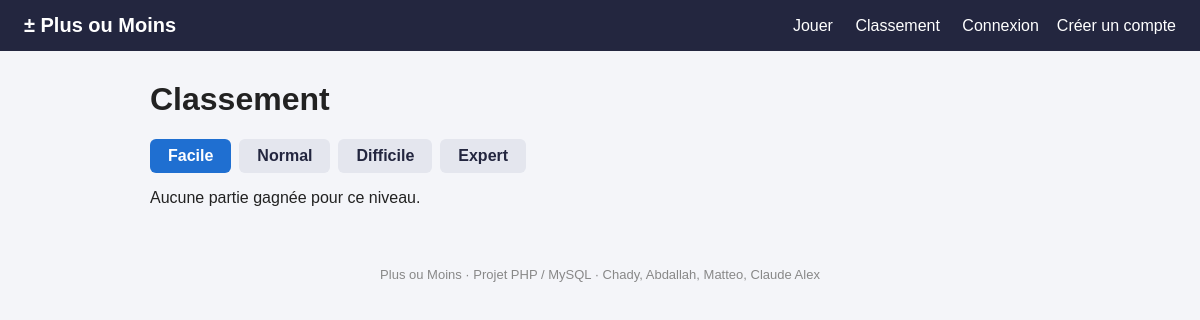
Page /classement.php on the committed database.
### tables this page shows
CREATE TABLE niveau (
    id_niveau INT NOT NULL AUTO_INCREMENT,
    nom VARCHAR(50) NOT NULL,
    nombre_min INT NOT NULL,              
    nombre_max INT NOT NULL,              
    essais_max INT NOT NULL,              
    PRIMARY KEY (id_niveau)
);

### classement.php (the view, shortened to what this page needs)
<?php
require_once 'config.php';
$requete = $dbh->prepare('SELECT * FROM niveau ORDER BY id_niveau');
$requete->execute();
$niveaux = $requete->fetchAll(PDO::FETCH_ASSOC);
$niveau_choisi = $niveaux[0];
$requete = $dbh->prepare("SELECT joueur.pseudo, partie.essais_utilises,
                                 TIMESTAMPDIFF(SECOND, partie.date_debut, partie.date_fin) AS duree,
                                 DATE_FORMAT(partie.date_fin, '%d/%m/%Y') AS date_partie
                          FROM partie
                          JOIN joueur ON partie.id_joueur = joueur.id_joueur
                          WHERE partie.id_niveau = ? AND partie.gagnee = 1
                          ORDER BY partie.essais_utilises ASC, duree ASC
                          LIMIT 10");
$requete->execute([$niveau_choisi['id_niveau']]);
$parties = $requete->fetchAll(PDO::FETCH_ASSOC);
require 'header.php';
echo '<h1>Classement</h1>';
echo '<div class="onglets">';
foreach ($niveaux as $niveau) {
    if ($niveau['id_niveau'] == $niveau_choisi['id_niveau']) {
        echo '<a class="onglet actif" href="classement.php?niveau=' . $niveau['id_niveau'] . '">' . htmlspecialchars($niveau['nom']) . '</a>';
    } else {
        echo '<a class="onglet" href="classement.php?niveau=' . $niveau['id_niveau'] . '">' . htmlspecialchars($niveau['nom']) . '</a>';
    }
}
echo '</div>';
if (count($parties) == 0) {
    echo '<p>Aucune partie gagnée pour ce niveau.</p>';
}
require 'footer.php';

### css/style.css (style rules this page uses)
body { margin: 0; font-family: Arial, Helvetica, sans-serif; background: #f4f5f9; color: #222; }
a { color: #1f6fd1; }
.onglets { display: flex; flex-wrap: wrap; gap: 8px; margin-bottom: 12px; }
.onglet { padding: 8px 18px; border-radius: 6px; background: #e4e6ee; color: #23263f; font-weight: bold; text-decoration: none; }
.onglet.actif { background: #1f6fd1; color: #fff; }

### rows in the picture
niveau: nom "Facile"
niveau: nom "Normal"
niveau: nom "Difficile"
niveau: nom "Expert"
